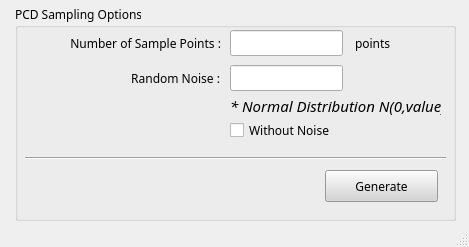
<?xml version="1.0" encoding="UTF-8"?>
<ui version="4.0">
 <author>IAE</author>
 <class>MainWindow</class>
 <widget class="QMainWindow" name="MainWindow">
  <property name="geometry">
   <rect>
    <x>0</x>
    <y>0</y>
    <width>469</width>
    <height>247</height>
   </rect>
  </property>
  <property name="font">
   <font>
    <family>NanumSquare</family>
   </font>
  </property>
  <property name="windowTitle">
   <string/>
  </property>
  <property name="windowIcon">
   <iconset theme="document-save-as">
    <normaloff>.</normaloff>.</iconset>
  </property>
  <property name="toolTip">
   <string/>
  </property>
  <property name="styleSheet">
   <string notr="true"/>
  </property>
  <widget class="QWidget" name="centralwidget">
   <widget class="QGroupBox" name="groupBox">
    <property name="geometry">
     <rect>
      <x>15</x>
      <y>5</y>
      <width>441</width>
      <height>216</height>
     </rect>
    </property>
    <property name="title">
     <string>PCD Sampling Options</string>
    </property>
    <widget class="QLabel" name="label_2">
     <property name="geometry">
      <rect>
       <x>44</x>
       <y>60</y>
       <width>161</width>
       <height>26</height>
      </rect>
     </property>
     <property name="text">
      <string>Random Noise :</string>
     </property>
     <property name="alignment">
      <set>Qt::AlignRight|Qt::AlignTrailing|Qt::AlignVCenter</set>
     </property>
    </widget>
    <widget class="QLineEdit" name="edit_noise">
     <property name="geometry">
      <rect>
       <x>215</x>
       <y>60</y>
       <width>113</width>
       <height>26</height>
      </rect>
     </property>
    </widget>
    <widget class="QLabel" name="label_3">
     <property name="geometry">
      <rect>
       <x>10</x>
       <y>25</y>
       <width>196</width>
       <height>26</height>
      </rect>
     </property>
     <property name="text">
      <string>Number of Sample Points :</string>
     </property>
     <property name="alignment">
      <set>Qt::AlignRight|Qt::AlignTrailing|Qt::AlignVCenter</set>
     </property>
    </widget>
    <widget class="QLineEdit" name="edit_sample_points">
     <property name="geometry">
      <rect>
       <x>215</x>
       <y>25</y>
       <width>113</width>
       <height>26</height>
      </rect>
     </property>
     <property name="text">
      <string/>
     </property>
    </widget>
    <widget class="QLabel" name="label_4">
     <property name="geometry">
      <rect>
       <x>340</x>
       <y>25</y>
       <width>60</width>
       <height>26</height>
      </rect>
     </property>
     <property name="text">
      <string>points</string>
     </property>
    </widget>
    <widget class="QLabel" name="label_5">
     <property name="geometry">
      <rect>
       <x>215</x>
       <y>90</y>
       <width>211</width>
       <height>21</height>
      </rect>
     </property>
     <property name="font">
      <font>
       <pointsize>11</pointsize>
       <italic>true</italic>
      </font>
     </property>
     <property name="text">
      <string>* Normal Distribution N(0,value)</string>
     </property>
    </widget>
    <widget class="Line" name="line">
     <property name="geometry">
      <rect>
       <x>10</x>
       <y>145</y>
       <width>421</width>
       <height>16</height>
      </rect>
     </property>
     <property name="orientation">
      <enum>Qt::Horizontal</enum>
     </property>
    </widget>
    <widget class="QPushButton" name="btn_generate">
     <property name="geometry">
      <rect>
       <x>310</x>
       <y>165</y>
       <width>113</width>
       <height>32</height>
      </rect>
     </property>
     <property name="styleSheet">
      <string notr="true">color: rgb(0,0,0);
background-color: rgb(212, 212, 212);</string>
     </property>
     <property name="text">
      <string>Generate</string>
     </property>
    </widget>
    <widget class="QCheckBox" name="chk_without_noise">
     <property name="geometry">
      <rect>
       <x>215</x>
       <y>115</y>
       <width>146</width>
       <height>20</height>
      </rect>
     </property>
     <property name="text">
      <string>Without Noise</string>
     </property>
    </widget>
   </widget>
  </widget>
  <widget class="QStatusBar" name="statusbar"/>
  <action name="actionExit">
   <property name="text">
    <string>Exit</string>
   </property>
  </action>
 </widget>
 <resources/>
 <connections/>
 <designerdata>
  <property name="gridDeltaX">
   <number>5</number>
  </property>
  <property name="gridDeltaY">
   <number>5</number>
  </property>
  <property name="gridSnapX">
   <bool>true</bool>
  </property>
  <property name="gridSnapY">
   <bool>true</bool>
  </property>
  <property name="gridVisible">
   <bool>true</bool>
  </property>
 </designerdata>
</ui>
